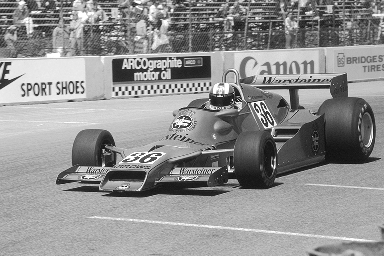
%> input picture Lab5/16.5/race.tif, 384 x 256 px
$ octave main1.m   (GNU Octave 9; MATLAB toolbox functions it lacks are replaced by stand-ins)
%> lines starting %> are read from the running program, lines starting %| are printed output that depends on the picture
### Lab5/16.5/gaussFilter.m
% Purpose: Filter an image using a guassian filter
% Input (N, var): Size of the filter, variance
% Output (h): NxN filter
function h = gaussFilter(N, var)
    % To be centered around origin and be symmetric, N must be odd
    if mod(N, 2) == 0
        error('N must be an odd number');
    end

    % Find distance from origin
    distance = floor(N / 2);

    % Create a meshgrid around center
    [i, j] = meshgrid(-distance:distance, -distance:distance);

    % Calculate Gaussian values with equation given in problem statement
    h = exp(-(i.^2 + j.^2) / (2 * var));

    % Normalize the filter
    h = h / sum(h(:));
end

### Lab5/16.5/main1.m
clc; clear; close all;

figure(1);
h_gauss = gaussFilter(7, 1);
H = fftshift(fft2(h_gauss, 32, 32));
omega = linspace(-pi, pi, 32);

mesh(omega, omega, abs(H));
title('Magnitude of Gaussian Filter Frequency Response');
xlabel('\omega_1 (radians)');
ylabel('\omega_2 (radians)');
zlabel('|H_{Gauss}(\omega_1, \omega_2)|');
axis tight;
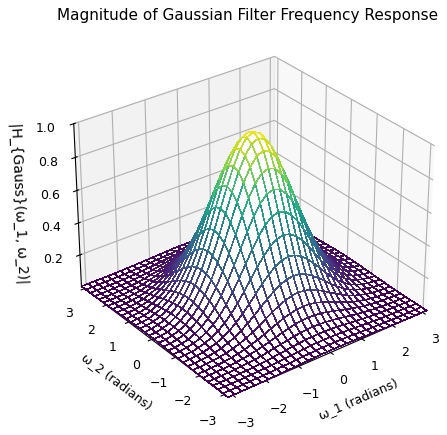
%> figure redrawn from the program's plot data

figure(2);
img_race = double(imread('race.tif'));
%> img_race: size 256x384 double; min 4, max 255, mean 144.5; mean of the top-left, top-right, bottom-left and bottom-right quarters 162.8, 127.2, 156.4, 131.5
img_race_gauss = filter2(h_gauss, img_race);
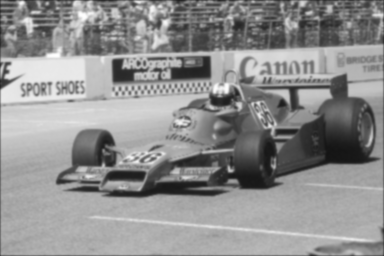
%> img_race_gauss: size 256x384 double; min 20.12, max 254.4, mean 143.8

subplot(1, 2, 1);
image(img_race); colormap(gray(256)); axis image;
title('Original Image');

subplot(1, 2, 2);
image(img_race_gauss); colormap(gray(256)); axis image;
title('Gaussian Filter');


figure(3);
%> (the run ends here)
